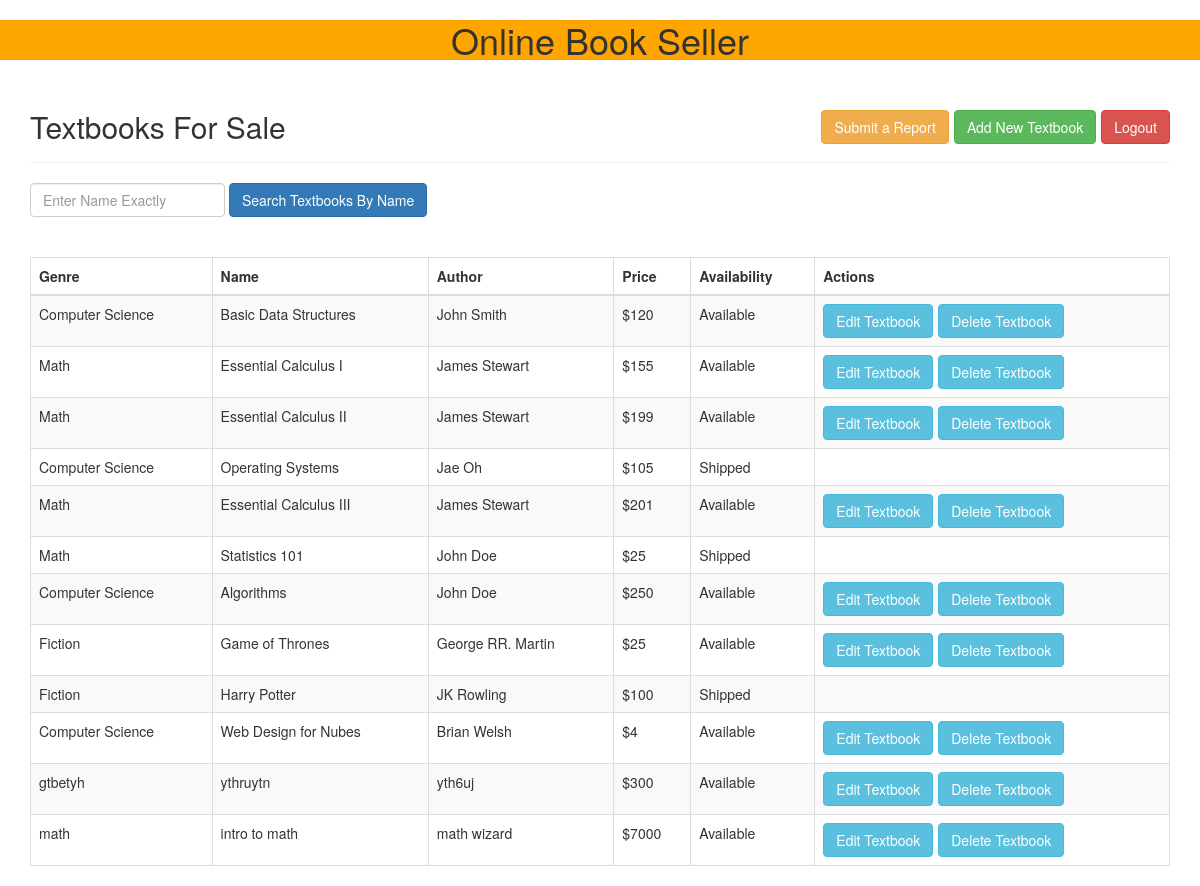
Screenshot of /index.php (signed in) with the database file from the repository.
### tables this page shows
CREATE TABLE `bookinfo` (
  `book_id` int(100) NOT NULL AUTO_INCREMENT,
  `book_genre` varchar(30) NOT NULL,
  `book_name` varchar(30) NOT NULL,
  `book_author` varchar(30) NOT NULL,
  `book_price` int(11) NOT NULL,
  `is_available` varchar(30) NOT NULL DEFAULT '',
  UNIQUE KEY `book_id` (`book_id`)
);

### common.php (called while the page is built)
<?php
function escape($html)
{
    return htmlspecialchars($html, ENT_QUOTES | ENT_SUBSTITUTE, "UTF-8");
}

### public/index.php (the view, shortened to what this page needs)
<?php
$sql = "SELECT * FROM bookinfo";
try {
    require_once "../config.php";
    require "../common.php";
    $connection = new PDO($dsn, $db_username, $db_password, $db_options);
    $statement = $connection->prepare($sql);
    $statement->execute();
    $result = $statement->fetchAll();
} catch (PDOException $error) {
    echo $sql . "<br>" . $error->getMessage();
}
?>
<?php require "templates/header.php";?>
<div class="container">
	<div class="page-header clearfix">
		<h2 class="pull-left">Textbooks For Sale</h2>
		<div class="btn-toolbar">
			<a href="logout.php" class="btn btn-danger pull-right">Logout</a>
			<?php if ($_SESSION["usertype"] == "Seller") {?>
				<a href="sell.php" class="btn btn-success pull-right">Add New Textbook</a>
			 <?php }?>
			 <?php if ($_SESSION["usertype"] !== "Admin") {?>
				<a href="create_report.php" class="btn btn-warning pull-right">Submit a Report</a>
			 <?php } else {?>
				<a href="reports.php" class="btn btn-warning pull-right">View User Reports</a>
			 <?php }?>
		</div>
	</div>
	<div>
		<form method="POST" class="form-inline">
			<div class="form-row">
				<input type="text" name="search" value="" class="form-control" placeholder="Enter Name Exactly">
				<input type="submit" name="submit" class="btn btn-primary" value="Search Textbooks By Name">
			</div>
		</form>
	</div>
	<br></br>
	<?php
if ($result && $statement->rowCount() > 0) {?>
			<table class="table table-bordered table-striped table-hover">
				<thead class="thead-dark/">
					<tr>
						<th>Genre</th>
						<th>Name</th>
						<th>Author</th>
						<th>Price</th>
						<th>Availability</th>
						<th>Actions</th>
					</tr>
				</thead>
				<tbody>
				<?php foreach ($result as $row) {?>
					<tr>
						<td><?php echo escape($row["book_genre"]); ?></td>
						<td><?php echo escape($row["book_name"]); ?></td>
						<td><?php echo escape($row["book_author"]); ?></td>
						<td>$<?php echo escape($row["book_price"]); ?></td>
						<td><?php echo escape($row["is_available"]); ?></td>
						<td>
							<div class="btn-toolbar">
<?php if (escape($row["is_available"] == "Available" && (($_SESSION["usertype"] == "Seller")||($_SESSION["usertype"] == "Admin")))) {
    echo "<a href=\"edit.php?bookid=" . urlencode($row['book_id']) . "\" class=\"btn btn-info\">Edit Textbook</a>";
    echo "<a href=\"delete.php?bookid=" . urlencode($row['book_id']) . "\" class=\"btn btn-info\">Delete Textbook</a>";
}?>
						</td>
					</tr>
				<?php }?>
				</tbody>
			</table>
		<?php } else {?>
			<blockquote>No Textbooks currently for Sale.</blockquote>
		<?php }
?>
</div>
<?php require "templates/footer.php";?>

### public/templates/header.php (shortened to what this page needs)
<!doctype html>
<html lang="en">
<head>
	<link rel="stylesheet" href="css/style.css">
	<link rel="stylesheet" href="https://maxcdn.bootstrapcdn.com/bootstrap/3.3.7/css/bootstrap.css">
</head>
<body>
	<div id="header" style="background-color:#FFA500;font-size:30px">
		<h1 class="text" style=" text-align:center;">Online Book Seller</h1>
	</div>

### public/css/style.css (style rules this page uses)
.page-header h2 { margin-top: 0; }

### rows the page displays
bookinfo: book_genre "Computer Science", book_name "Basic Data Structures", book_author "John Smith", book_price "120", is_available "Available"
bookinfo: book_genre "Math", book_name "Essential Calculus I", book_author "James Stewart", book_price "155", is_available "Available"
bookinfo: book_genre "Math", book_name "Essential Calculus II", book_author "James Stewart", book_price "199", is_available "Available"
bookinfo: book_genre "Computer Science", book_name "Operating Systems", book_author "Jae Oh", book_price "105", is_available "Shipped"
bookinfo: book_genre "Math", book_name "Essential Calculus III", book_author "James Stewart", book_price "201", is_available "Available"
bookinfo: book_genre "Math", book_name "Statistics 101", book_author "John Doe", book_price "25", is_available "Shipped"
bookinfo: book_genre "Computer Science", book_name "Algorithms", book_author "John Doe", book_price "250", is_available "Available"
bookinfo: book_genre "Fiction", book_name "Game of Thrones", book_author "George RR. Martin", book_price "25", is_available "Available"
bookinfo: book_genre "Fiction", book_name "Harry Potter", book_author "JK Rowling", book_price "100", is_available "Shipped"
bookinfo: book_genre "Computer Science", book_name "Web Design for Nubes", book_author "Brian Welsh", book_price "4", is_available "Available"
bookinfo: book_genre "gtbetyh", book_name "ythruytn", book_author "yth6uj", book_price "300", is_available "Available"
bookinfo: book_genre "math", book_name "intro to math", book_author "math wizard", book_price "7000", is_available "Available"
